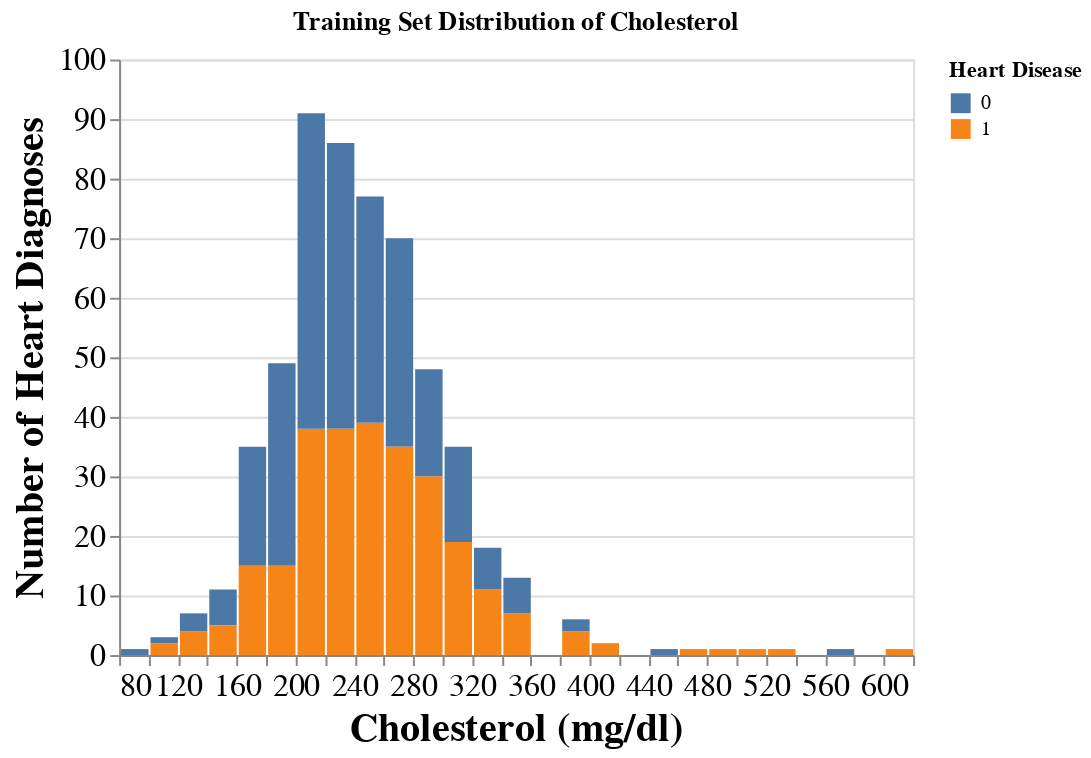

The notebook cell this image was saved under:
### Code cell
chol_plot

### Figure 1 — Vega-Lite specification as saved in the notebook (floating-point values rounded to 4 significant figures; data arrays with more than 128 entries replaced by an {"elided": "..."} marker saying what was removed)
{"$schema": "https://vega.github.io/schema/vega-lite/v4.17.0.json", "config": {"axis": {"labelFontSize": 16, "titleFontSize": 20}, "view": {"continuousHeight": 300, "continuousWidth": 400}}, "data": {"name": "data-965f26aaa0a06bf333f272b0ffb5f3a8"}, "datasets": {"data-965f26aaa0a06bf333f272b0ffb5f3a8": {"elided": "559 records"}}, "encoding": {"fill": {"field": "HeartDisease", "title": "Heart Disease", "type": "nominal"}, "x": {"bin": {"maxbins": 30}, "field": "Cholesterol", "scale": {"zero": false}, "title": "Cholesterol (mg/dl)", "type": "quantitative"}, "y": {"aggregate": "count", "field": "HeartDisease", "title": "Number of Heart Diagnoses", "type": "quantitative"}}, "mark": "bar", "title": "Training Set Distribution of Cholesterol"}
